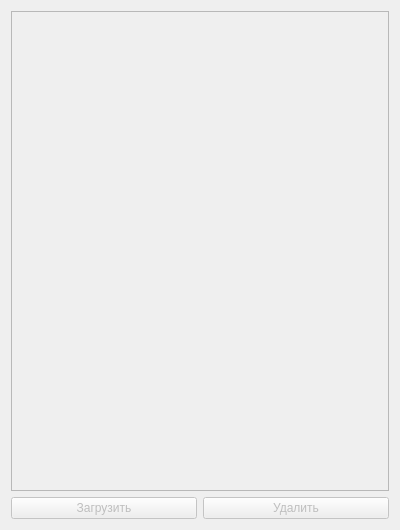
<?xml version="1.0" encoding="UTF-8"?>
<ui version="4.0">
 <class>LoadWindow</class>
 <widget class="QDialog" name="LoadWindow">
  <property name="geometry">
   <rect>
    <x>0</x>
    <y>0</y>
    <width>400</width>
    <height>530</height>
   </rect>
  </property>
  <property name="windowTitle">
   <string>Выберите геном</string>
  </property>
  <layout class="QVBoxLayout" name="verticalLayout">
   <item>
    <widget class="QScrollArea" name="scrollArea">
     <property name="widgetResizable">
      <bool>true</bool>
     </property>
     <widget class="QWidget" name="scrollAreaWidgetContents">
      <property name="geometry">
       <rect>
        <x>0</x>
        <y>0</y>
        <width>374</width>
        <height>461</height>
       </rect>
      </property>
     </widget>
    </widget>
   </item>
   <item>
    <layout class="QHBoxLayout" name="horizontalLayout_3">
     <item>
      <widget class="QPushButton" name="loadButton">
       <property name="enabled">
        <bool>false</bool>
       </property>
       <property name="text">
        <string>Загрузить</string>
       </property>
      </widget>
     </item>
     <item>
      <widget class="QPushButton" name="deleteButton">
       <property name="enabled">
        <bool>false</bool>
       </property>
       <property name="text">
        <string>Удалить</string>
       </property>
      </widget>
     </item>
    </layout>
   </item>
  </layout>
 </widget>
 <resources/>
 <connections/>
</ui>
